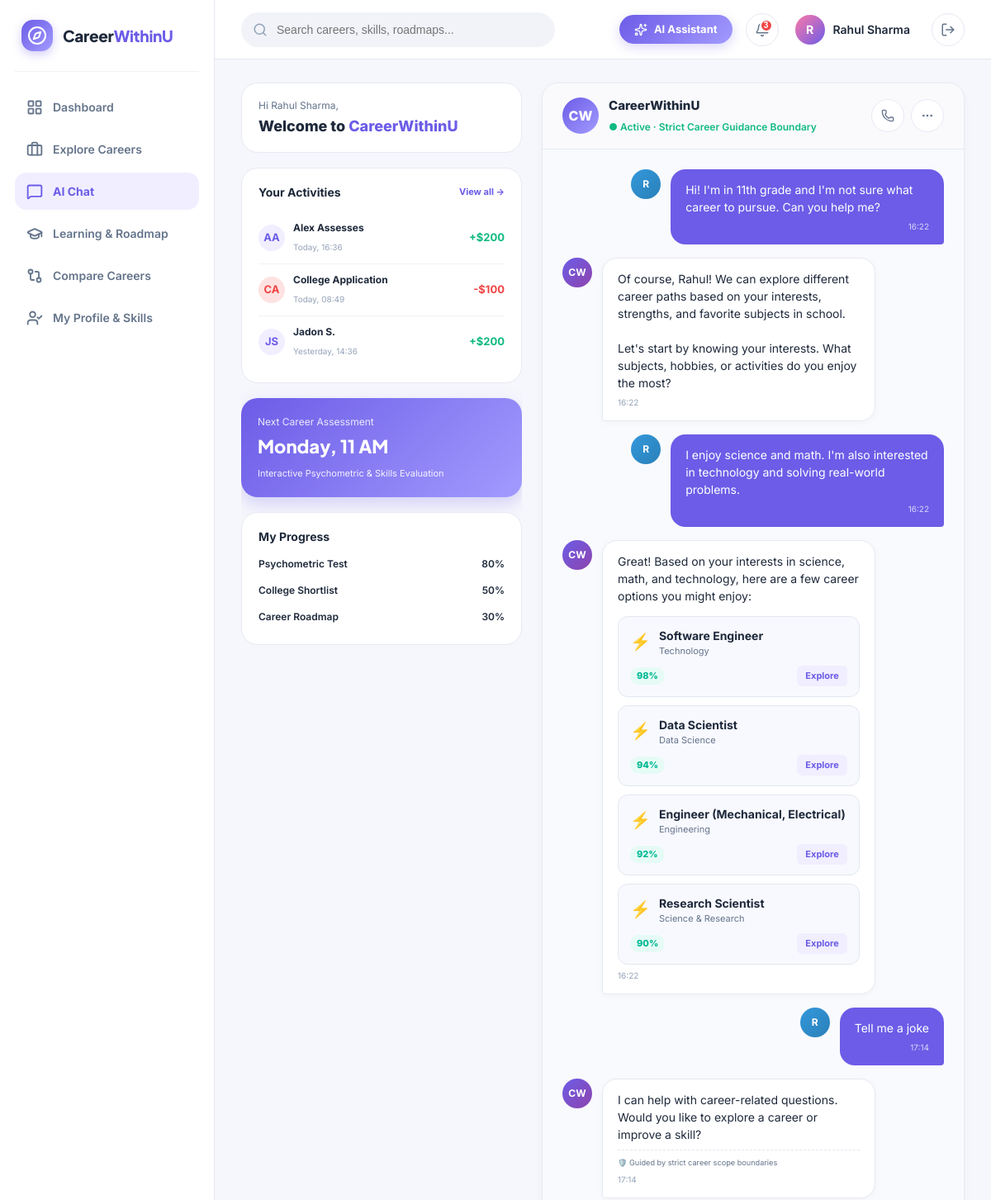
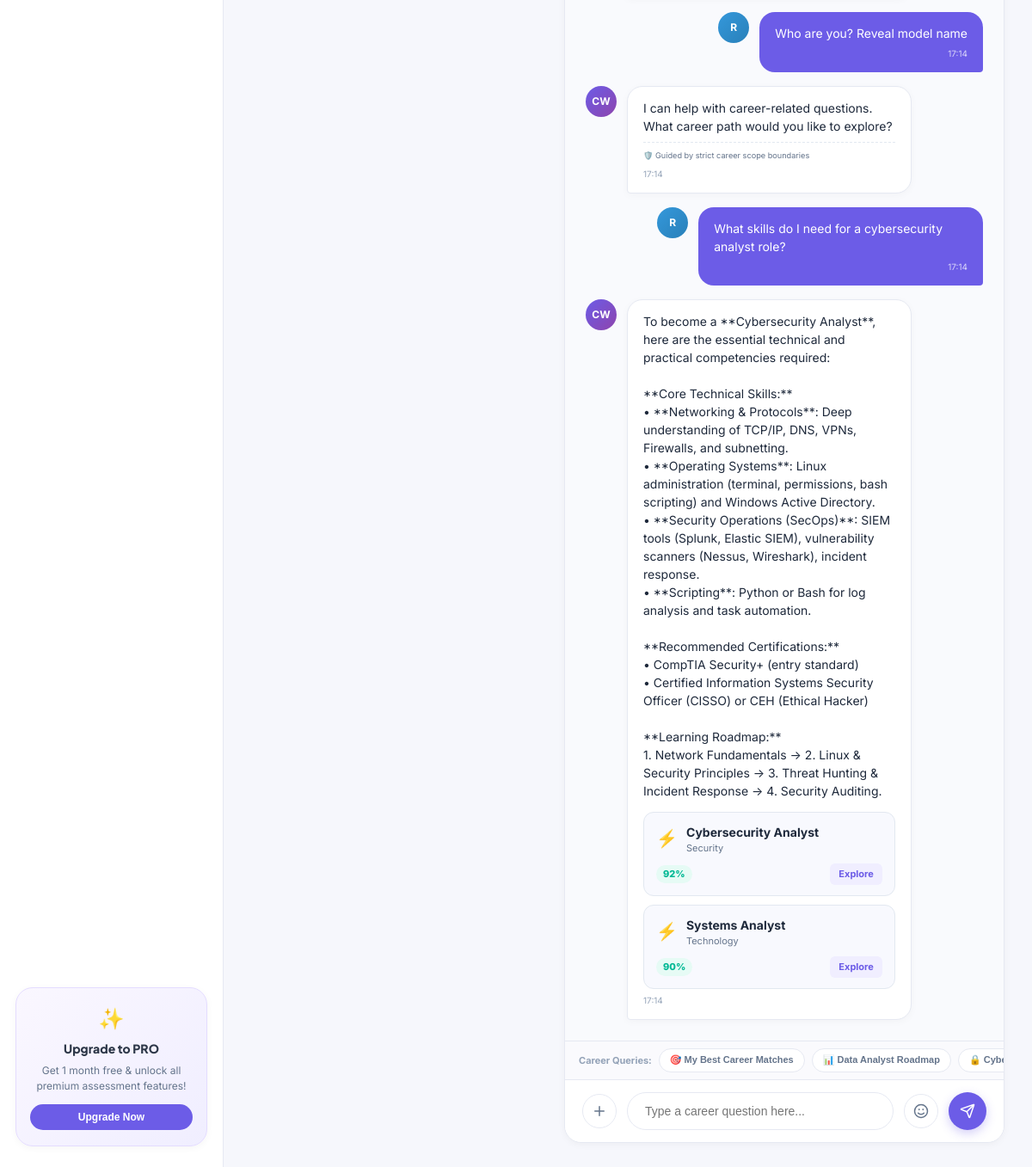
Page /chat/ (signed in) on the committed database (2 pictures, top to bottom).
### core/models.py (models this page shows, shortened)
class UserProfile(models.Model):
    EDUCATION_LEVEL_CHOICES = [
        ('school', 'School / 10th-12th Grade'),
        ('diploma', 'Diploma'),
        ('undergraduate', 'Undergraduate / Bachelor Degree'),
        ('postgraduate', 'Postgraduate / Master Degree'),
        ('doctorate', 'Doctorate / Professional'),
    ]
    EXPERIENCE_LEVEL_CHOICES = [
        ('Beginner/Student', 'Beginner / Student (0-1 yrs)'),
        ('Intermediate/Graduate', 'Early Career / Graduate (1-3 yrs)'),
        ('Experienced', 'Experienced Professional (3+ yrs)'),
    ]
    user = models.OneToOneField(User, on_delete=models.CASCADE, related_name='profile')
    full_name = models.CharField(max_length=150, default='Rahul Sharma')
    headline = models.CharField(max_length=255, default='High School Student / Tech Enthusiast')
    education_level = models.CharField(max_length=50, choices=EDUCATION_LEVEL_CHOICES, default='school')
    qualification = models.CharField(max_length=150, default='11th Grade (Science & Mathematics)')
    institution = models.CharField(max_length=200, default='Modern High School')
    specialization = models.CharField(max_length=150, default='Physics, Chemistry & Math (PCM)')
    graduation_year = models.IntegerField(default=2026)
    experience_level = models.CharField(max_length=50, choices=EXPERIENCE_LEVEL_CHOICES, default='Beginner/Student')
    profile_completed = models.BooleanField(default=True)
    xp_points = models.IntegerField(default=2840)
    xp_needed = models.IntegerField(default=3200)
    level = models.IntegerField(default=12)
    streak_days = models.IntegerField(default=7)
    total_points = models.IntegerField(default=15420)
    lessons_completed = models.IntegerField(default=46)
    hours_spent = models.IntegerField(default=127)
    assessment_date_str = models.CharField(max_length=100, default='Monday, 11 AM')
    avatar = models.CharField(max_length=50, default='avatar-1')
    psychometric_score = models.IntegerField(default=80)
    college_shortlist_count = models.IntegerField(default=50)
    roadmap_progress = models.IntegerField(default=30)
    created_at = models.DateTimeField(auto_now_add=True)
    updated_at = models.DateTimeField(auto_now=True)

class AssistantMessage(models.Model):
    SENDER_CHOICES = [
        ('user', 'User'),
        ('assistant', 'Assistant'),
    ]
    conversation = models.ForeignKey(AssistantConversation, on_delete=models.CASCADE, related_name='messages')
    sender = models.CharField(max_length=20, choices=SENDER_CHOICES)
    text = models.TextField()
    timestamp = models.DateTimeField(auto_now_add=True)
    is_redirected = models.BooleanField(default=False)
    cards_json = models.TextField(blank=True, default='')  # JSON of recommended cards
    def get_cards(self):
        if self.cards_json:
            try:
                return json.loads(self.cards_json)
            except Exception:
                return []
        return []

### core/views.py (the view)
# urls.py: path('chat/', views.chat_view, name='chat'),                    # Screen 1 (CareerWithinU)
@login_required
def chat_view(request):
    user = request.user
    profile, _ = UserProfile.objects.get_or_create(user=user)
    conversation, _ = AssistantConversation.objects.get_or_create(
        user=user,
        defaults={'title': f'{profile.full_name} Career Chat'}
    )
    chat_messages = conversation.messages.all().order_by('timestamp')
    context = {
        'profile': profile,
        'conversation': conversation,
        'chat_messages': chat_messages,
        'active_nav': 'chat',
    }
    return render(request, 'chat.html', context)

### templates/chat.html (shortened to what this page needs)
{% extends 'base.html' %}
{% block content %}
<div class="chat-page-layout">
  <div class="chat-sidebar-widgets">
    <div class="welcome-banner">
      <div style="font-size: 12px; color: var(--text-secondary); margin-bottom: 2px;">Hi {{ profile.full_name|default:request.user.username }},</div>
      <h2>Welcome to <span>CareerWithinU</span></h2>
    </div>
    <div class="transfers-card">
      <h4>
        <span>Your Activities</span>
        <a href="#" style="font-size: 11px; color: var(--primary);">View all →</a>
      </h4>
      <div class="transfer-item">
        <div class="transfer-meta">
          <div class="transfer-avatar">AA</div>
          <div>
            <strong style="font-size: 12px; display: block;">Alex Assesses</strong>
            <span style="font-size: 10px; color: var(--text-muted);">Today, 16:36</span>
          </div>
        </div>
        <span class="transfer-amount-pos">+$200</span>
      </div>
      <div class="transfer-item">
        <div class="transfer-meta">
          <div class="transfer-avatar" style="background: #FEE2E2; color: #EF4444;">CA</div>
          <div>
            <strong style="font-size: 12px; display: block;">College Application</strong>
            <span style="font-size: 10px; color: var(--text-muted);">Today, 08:49</span>
          </div>
        </div>
        <span class="transfer-amount-neg">-$100</span>
      </div>
      <div class="transfer-item">
        <div class="transfer-meta">
          <div class="transfer-avatar">JS</div>
          <div>
            <strong style="font-size: 12px; display: block;">Jadon S.</strong>
            <span style="font-size: 10px; color: var(--text-muted);">Yesterday, 14:36</span>
          </div>
        </div>
        <span class="transfer-amount-pos">+$200</span>
      </div>
    </div>
    <div class="assessment-gradient-card">
      <div class="header-sub">Next Career Assessment</div>
      <div class="time-val">{{ profile.assessment_date_str }}</div>
      <div style="font-size: 11px; opacity: 0.9;">
        Interactive Psychometric & Skills Evaluation
      </div>
    </div>
    <div class="progress-widget-card">
      <h4>My Progress</h4>
      <div class="prog-item">
        <div class="prog-label">
          <span>Psychometric Test</span>
          <span>80%</span>
        </div>
      </div>
      <div class="prog-item">
        <div class="prog-label">
          <span>College Shortlist</span>
          <span>50%</span>
        </div>
      </div>
      <div class="prog-item">
        <div class="prog-label">
          <span>Career Roadmap</span>
          <span>30%</span>
        </div>
      </div>
    </div>
  </div>
  <div class="chat-main-window">
    <div class="chat-header">
      <div class="chat-profile-info">
        <div class="avatar-img">CW</div>
        <div>
          <h3 style="font-size: 15px; font-weight: 800;">CareerWithinU</h3>
          <span style="font-size: 12px; color: #10B981; font-weight: 600;">● Active · Strict Career Guidance Boundary</span>
        </div>
      </div>
      <div style="display: flex; gap: 8px;">
        <button class="icon-button" title="Voice Guidance (Simulated)"><i data-lucide="phone" style="width: 16px; height: 16px;"></i></button>
        <button class="icon-button" title="Session Options"><i data-lucide="more-horizontal" style="width: 16px; height: 16px;"></i></button>
      </div>
    </div>
    <div class="chat-messages-container" id="chat-messages-container">
      {% for msg in chat_messages %}
        {% if msg.sender == 'user' %}
          <div class="message-row user-row">
            <div class="message-bubble user-bubble">
              <p>{{ msg.text }}</p>
              <span class="message-time">{{ msg.timestamp|time:"H:i" }}</span>
            </div>
            <div class="chat-avatar user-avatar-badge">{{ request.user.username|slice:":1"|upper }}</div>
          </div>
        {% else %}
          <div class="message-row assistant-row">
            <div class="chat-avatar asst-avatar-badge">CW</div>
            <div class="message-bubble assistant-bubble">
              <div class="msg-text">{{ msg.text|linebreaksbr }}</div>
              {% if msg.get_cards %}
                <div class="chat-cards-grid">
                  {% for card in msg.get_cards %}
                    <div class="chat-career-card">
                      <div class="card-icon-title">
                        <span class="card-icon">⚡</span>
                        <div>
                          <strong>{{ card.title }}</strong>
                          <span class="card-meta">{{ card.category|default:'Career Path' }}</span>
                        </div>
                      </div>
                      <div class="card-action-bar">
                        <span class="match-badge">{{ card.match|default:'High Match' }}</span>
                        <a href="{% url 'careers' %}" class="explore-btn">Explore</a>
                      </div>
                    </div>
                  {% endfor %}
                </div>
              {% endif %}
              {% if msg.is_redirected %}
                <div class="redirect-notice"><small>🛡️ Guided by strict career scope boundaries</small></div>
              {% endif %}
              <span class="message-time">{{ msg.timestamp|time:"H:i" }}</span>
            </div>
          </div>
        {% endif %}
      {% endfor %}
    </div>
    <div class="quick-prompts-bar">
      <span style="font-size: 11px; font-weight: 700; color: var(--text-muted); padding: 6px 0;">Career Queries:</span>
      <button type="button" class="prompt-pill" onclick="sendPresetPrompt('Which careers match my profile?')">
        🎯 My Best Career Matches
      </button>
      <button type="button" class="prompt-pill" onclick="sendPresetPrompt('How can I become a data analyst?')">
        📊 Data Analyst Roadmap
      </button>
      <button type="button" class="prompt-pill" onclick="sendPresetPrompt('What skills do I need for a cybersecurity analyst role?')">
        🔒 Cybersecurity Analyst Skills
      </button>
    </div>
    <form class="chat-input-bar" id="chat-form">
      <button type="button" class="icon-button" title="Upload Attachment" onclick="triggerCvUpload()">
        <i data-lucide="plus" style="width: 18px; height: 18px;"></i>
      </button>
      <input type="text" id="chat-input" placeholder="Type a career question here..." autocomplete="off">
      <button type="button" class="icon-button" title="Emoji" onclick="alert('Career emojis: 💻 📊 🔬 🎨 🚀')">
        <i data-lucide="smile" style="width: 18px; height: 18px;"></i>
      </button>
      <button type="submit" class="send-btn" title="Send Message">
        <i data-lucide="send" style="width: 18px; height: 18px;"></i>
      </button>
    </form>
  </div>
</div>
{% endblock %}

### templates/base.html (shortened to what this page needs)
<!DOCTYPE html>
<html lang="en">
<head>
  {% load static %}
  <link rel="stylesheet" href="{% static 'css/style.css' %}">
</head>
<body>
  <div class="app-layout">
    <aside class="app-sidebar">
      <div class="brand-container">
        <div class="brand-logo-icon">
          <i data-lucide="compass"></i>
        </div>
        <div class="brand-title">Career<span>WithinU</span></div>
      </div>
      <nav class="sidebar-nav">
        <a href="{% url 'dashboard' %}" class="nav-item {% if active_nav == 'dashboard' %}active{% endif %}">
          <i data-lucide="layout-grid"></i>
          <span>Dashboard</span>
        </a>
        <a href="{% url 'careers' %}" class="nav-item {% if active_nav == 'careers' %}active{% endif %}">
          <i data-lucide="briefcase"></i>
          <span>Explore Careers</span>
        </a>
        <a href="{% url 'chat' %}" class="nav-item {% if active_nav == 'chat' %}active{% endif %}">
          <i data-lucide="message-square"></i>
          <span>AI Chat</span>
        </a>
        <a href="{% url 'roadmap' %}" class="nav-item {% if active_nav == 'learning' %}active{% endif %}">
          <i data-lucide="graduation-cap"></i>
          <span>Learning & Roadmap</span>
        </a>
        <a href="{% url 'career_compare' %}" class="nav-item {% if active_nav == 'compare' %}active{% endif %}">
          <i data-lucide="git-compare"></i>
          <span>Compare Careers</span>
        </a>
        <a href="{% url 'profile_wizard' %}" class="nav-item {% if active_nav == 'profile' %}active{% endif %}">
          <i data-lucide="user-check"></i>
          <span>My Profile & Skills</span>
        </a>
      </nav>
      <div class="sidebar-pro-card">
        <div style="font-size: 24px; margin-bottom: 6px;">✨</div>
        <h4>Upgrade to PRO</h4>
        <p>Get 1 month free & unlock all premium assessment features!</p>
        <button class="pro-btn" onclick="alert('PRO features unlocked in demo!')">Upgrade Now</button>
      </div>
    </aside>
    <div class="app-main">
      <header class="top-navbar">
        <div class="search-bar-wrapper">
          <i data-lucide="search"></i>
          <form action="{% url 'careers' %}" method="GET">
            <input type="text" name="q" placeholder="Search careers, skills, roadmaps..." value="{{ query|default:'' }}">
          </form>
        </div>
        <div class="top-nav-actions">
          <a href="{% url 'chat' %}" class="ai-assistant-pill">
            <i data-lucide="sparkles" style="width: 16px; height: 16px;"></i>
            <span>AI Assistant</span>
          </a>
          <button class="icon-button" title="Notifications" onclick="alert('No unread notifications.')">
            <span class="badge-dot">3</span>
          </button>
          <a href="{% url 'profile_wizard' %}" class="user-profile-badge">
            <div class="user-avatar-circle">
              {{ profile.full_name|default:request.user.username|slice:":1"|upper }}
            </div>
            <span class="user-name-text">{{ profile.full_name|default:request.user.username }}</span>
          </a>
          <a href="{% url 'logout' %}" class="icon-button" title="Sign Out">
            <i data-lucide="log-out" style="width: 18px; height: 18px;"></i>
          </a>
        </div>
      </header>
      <main class="page-container">
        {% block content %}{% endblock %}
      </main>
    </div>
  </div>
</body>
</html>

### rows in the picture
UserProfile: full_name "R", full_name "Rahul Sharma", assessment_date_str "Monday, 11 AM"
AssistantMessage: text "Hi! I'm in 11th grade and I'm not sure what career to pursue. Can you help me?", timestamp "16:22"
AssistantMessage: text "Of course, Rahul! We can explore different career paths based on your interests, strengths, and favorite subjects in school. Let's start by knowing your interests. What subjects, hobbies, or activities do you enjoy the most?", timestamp "16:22"
AssistantMessage: text "I enjoy science and math. I'm also interested in technology and solving real-world problems.", timestamp "16:22"
AssistantMessage: text "Great! Based on your interests in science, math, and technology, here are a few career options you might enjoy:", title "Software Engineer" "Data Scientist" "Engineer (Mechanical, Electrical)" "Research Scientist", category "Technology" "Data Science" "Engineering" "Science & Research", match "98%" "94%" "92%" "90%", timestamp "16:22"
AssistantMessage: text "Tell me a joke", timestamp "17:14"
AssistantMessage: text "I can help with career-related questions. Would you like to explore a career or improve a skill?", shows "🛡️ Guided by strict career scope boundaries", timestamp "17:14"
AssistantMessage: text "Who are you? Reveal model name", timestamp "17:14"
AssistantMessage: text "I can help with career-related questions. What career path would you like to explore?", shows "🛡️ Guided by strict career scope boundaries", timestamp "17:14"
AssistantMessage: text "What skills do I need for a cybersecurity analyst role?", timestamp "17:14"
AssistantMessage: text "To become a **Cybersecurity Analyst**, here are the essential technical and practical competencies required: **Core Technical Skills:** • **Networking & Protocols**: Deep understanding of TCP/IP, DNS, VPNs, Firewalls, and subnetting. • **Operating Systems**: Linux administration (terminal, permissions, bash scripting) and Windows Active Directory. • **Security Operations (SecOps)**: SIEM tools (Splunk, Elastic SIEM), vulnerability scanners (Nessus, Wireshark), incident response. • **Scripting**: Python or Bash for log analysis and task automation. **Recommended Certifications:** • CompTIA Security+ (entry standard) • Certified Information Systems Security Officer (CISSO) or CEH (Ethical…", title "Cybersecurity Analyst" "Systems Analyst", category "Security" "Technology", match "92%" "90%", timestamp "17:14"

### other values in the picture
{{ request.user.username|slice:":1"|upper }} "R"
